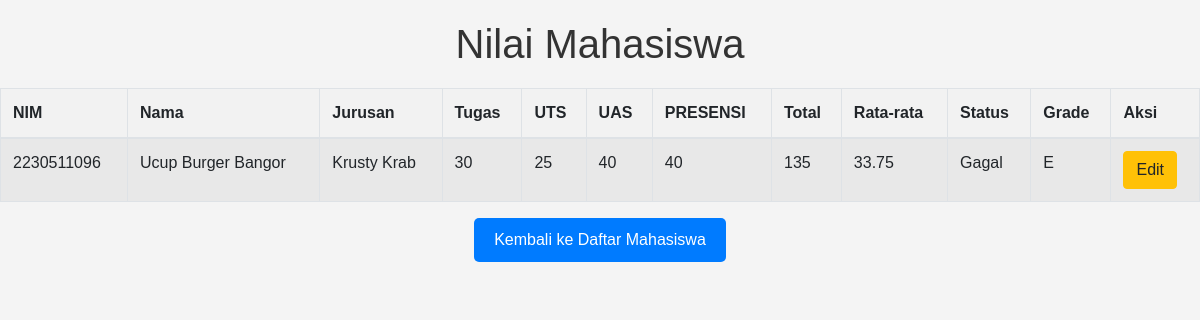
/view_grades/2230511096, run on the app's committed database.
### tables this page shows
CREATE TABLE mhs(
                NIM TEXT PRIMARY KEY,
                NAMA TEXT NOT NULL,
                JURUSAN TEXT NOT NULL);

CREATE TABLE lnilai(
                ID INTEGER PRIMARY KEY AUTOINCREMENT,
                NIM TEXT,
                TUGAS INTEGER,
                UTS INTEGER,
                UAS INTEGER,
                PRESENSI INTEGER,
                TOTAL INTEGER,
                RATA REAL,
                STATUS TEXT,
                GRADE TEXT,
                FOREIGN KEY (NIM) REFERENCES mhs (NIM));

### app.py (the view)
@app.route('/view_grades/<nim>')
def view_grades(nim):
    conn = dbconnect()
    student = conn.execute('''
        SELECT mhs.NIM, mhs.NAMA, mhs.JURUSAN, lnilai.TUGAS, lnilai.UTS, lnilai.UAS, lnilai.PRESENSI, lnilai.TOTAL, lnilai.RATA, lnilai.STATUS, lnilai.GRADE
        FROM mhs
        LEFT JOIN lnilai ON mhs.NIM = lnilai.NIM
        WHERE mhs.NIM = ?
    ''', (nim,)).fetchone()
    conn.close()
    return render_template('view_grades.html', student=student)

### app.py (called while the page is built)
def dbconnect():
    conn = sqlite3.connect('dbnilai.db')
    conn.row_factory = sqlite3.Row
    return conn

### templates/view_grades.html (shortened to what this page needs)
<!DOCTYPE html>
<html lang="en">
<head>
    <link rel="stylesheet" href="https://stackpath.bootstrapcdn.com/bootstrap/4.5.2/css/bootstrap.min.css">
</head>
<body>
    <h1>Nilai Mahasiswa</h1>
    <table class="table table-striped table-bordered">
        <thead>
            <tr>
                <th>NIM</th>
                <th>Nama</th>
                <th>Jurusan</th>
                <th>Tugas</th>
                <th>UTS</th>
                <th>UAS</th>
                <th>PRESENSI</th>
                <th>Total</th>
                <th>Rata-rata</th>
                <th>Status</th>
                <th>Grade</th>
                <th>Aksi</th>
            </tr>
        </thead>
        <tbody>
            <tr>
                <td>{{ student.NIM }}</td>
                <td>{{ student.NAMA }}</td>
                <td>{{ student.JURUSAN }}</td>
                <td>{{ student.TUGAS }}</td>
                <td>{{ student.UTS }}</td>
                <td>{{ student.UAS }}</td>
                <td>{{ student.PRESENSI }}</td>
                <td>{{ student.TOTAL }}</td>
                <td>{{ student.RATA }}</td>
                <td>{{ student.STATUS }}</td>
                <td>{{ student.GRADE }}</td>
                <td>
                    <a href="{{ url_for('edit', nim=student.NIM) }}" class="btn btn-warning">Edit</a>
                </td>
            </tr>
        </tbody>
    </table>
    <a href="{{ url_for('students') }}" class="btn-back">Kembali ke Daftar Mahasiswa</a>
</body>
</html>

### templates/view_grades.html (style rules this page uses)
body { font-family: Arial, sans-serif; background-color: #f4f4f4; color: #333; margin: 0; padding: 0; display: flex; flex-direction: column; align-items: center; padding-top: 20px; }
h1 { margin-bottom: 20px; }
table { width: 80%; border-collapse: collapse; margin-bottom: 20px; }
th, td { padding: 12px; border: 1px solid #ddd; text-align: left; }
th { background-color: #f2f2f2; }
a.btn-back { color: #fff; background-color: #007bff; padding: 10px 20px; border-radius: 5px; text-decoration: none; }

### data on the page
mhs: NIM "2230511096", NAMA "Ucup Burger Bangor", JURUSAN "Krusty Krab"
lnilai: TUGAS "30", UTS "25", UAS "40", PRESENSI "40", TOTAL "135", RATA "33.75", STATUS "Gagal", GRADE "E"
